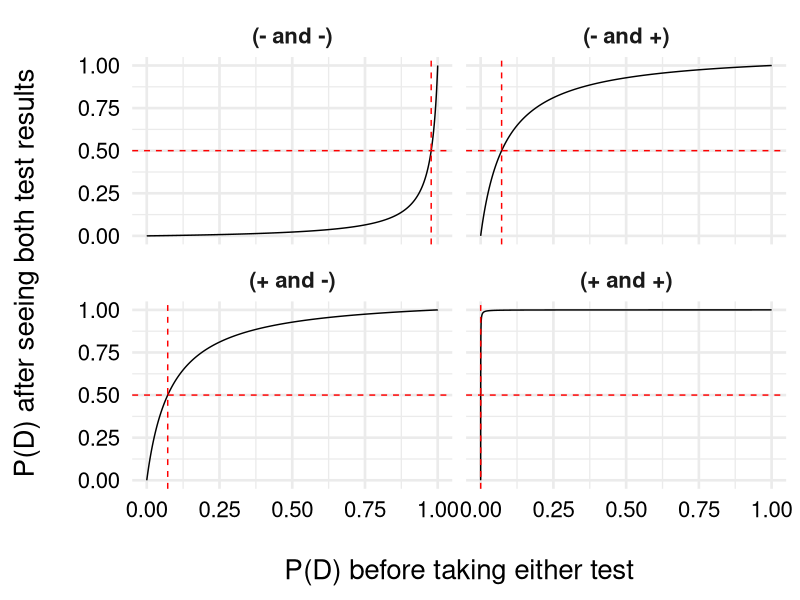
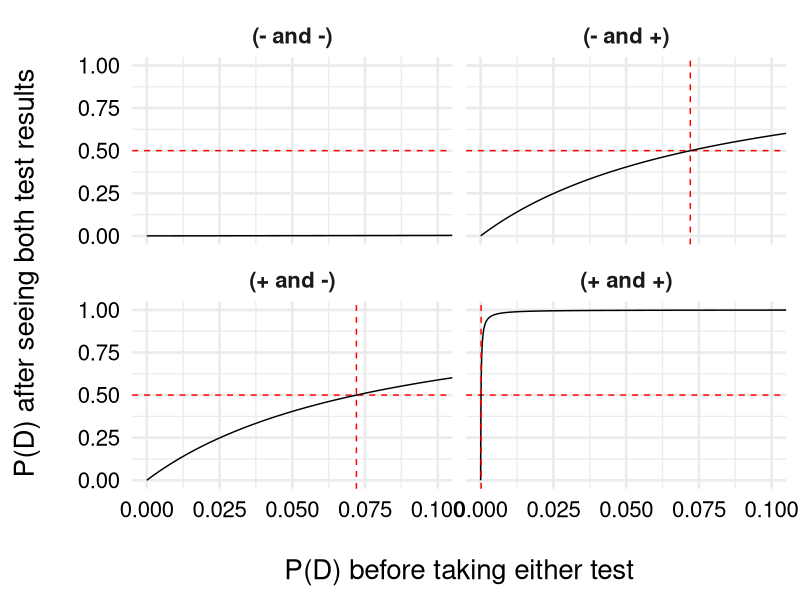

Write the R code that produced these figures, in order.
## ---- chunk 1
#| include: false

library(dplyr)
library(ggplot2)
## ---- chunk 2
df <-
	expand.grid(
		test1 = c("-", "+"),
		test2 = c("-", "+"),
		p = seq(0, 1, length.out = 100000)
	)

df$pd_1 <- ifelse(
	df$test1 == "-",
	# NPV = ( spec(1-p) ) / ( spec(1-p) + (1 - sens)(1-p) )
	1 - ((0.99 * (1 - df$p)) / (0.99 * (1 - df$p) + 0.15 * df$p)),
	# PPV = ( sens(p) ) / ( sens(p) + (1 - spec)(1-p) )
	(0.85 * df$p) / (0.85 * df$p + 0.01 * (1 - df$p))
)
df$pd_2 <- ifelse(
	df$test2 == "-",
	# NPV = ( spec(1-p) ) / ( spec(1-p) + (1 - sens)(1-p) )
	1 - ((0.99 * (1 - df$pd_1)) / (0.99 * (1 - df$pd_1) + 0.15 * df$pd_1)),
	# PPV = ( sens(p) ) / ( sens(p) + (1 - spec)(1-p) )
	(0.85 * df$pd_1) / (0.85 * df$pd_1 + 0.01 * (1 - df$pd_1))
)
df$test_res <- paste0("(", df$test1, " and ", df$test2, ")")

intercepts <-
	df |>
	group_by(test_res) |>
	summarize(
		i = which.min(abs(pd_2 - 0.5)),
		x = p[i],
		y = 0.5,
		.groups = "drop"
	)
## ---- chunk 3
ggplot( df, aes(x = p, y = pd_2) ) +
	geom_line() +
	geom_hline(yintercept = 0.5, lty = 2, color = "red") +
	geom_vline(
		data = intercepts,
		aes(xintercept = x),
		lty = 2, color = "red"
	) +
	facet_wrap(vars(test_res)) +
	labs(x = "\nP(D) before taking either test",
		 y = "P(D) after seeing both test results\n") +
	theme_minimal(base_size = 20) +
	theme(
		axis.text = element_text(color = "black"),
		strip.text = element_text(face = "bold")
	)
## ---- chunk 4
ggplot( df, aes(x = p, y = pd_2) ) +
	geom_hline(yintercept = 0.5, lty = 2, color = "red") +
	geom_line() +
		geom_vline(
		data = intercepts,
		aes(xintercept = x),
		lty = 2, color = "red"
	) +
	facet_wrap(vars(test_res)) +
	labs(x = "\nP(D) before taking either test",
		 y = "P(D) after seeing both test results\n") +
	coord_cartesian(xlim = c(0, 0.1)) +
	theme_minimal(base_size = 20) +
	theme(
		axis.text = element_text(color = "black"),
		strip.text = element_text(face = "bold")
	)
## ---- chunk 5
sessionInfo()
